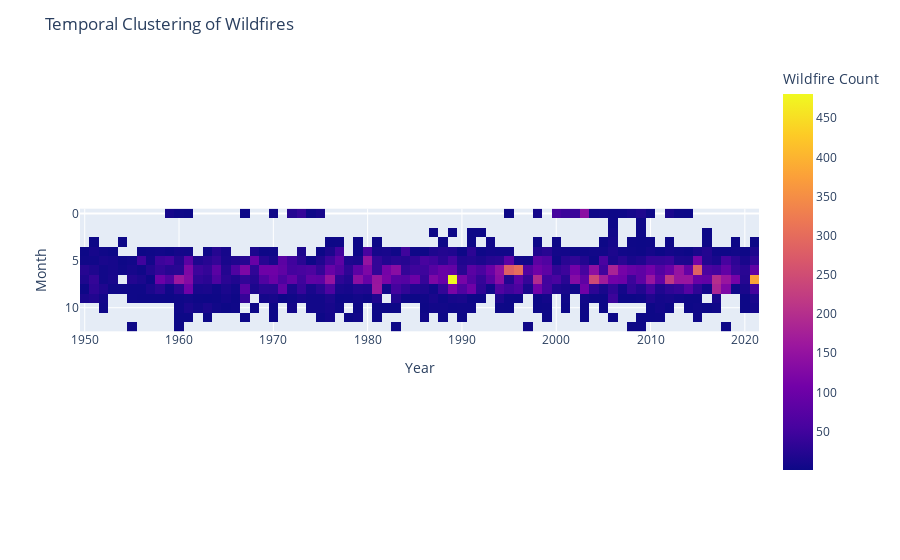

Notebook code for this chart:
### Markdown cell above
# How does the severity of wildfires vary over the months and years?

Visualization: the temporal clustering of wildfires by showing the count of wildfires per month and year..

### Code cell
# Query data
pipeline = [
    {"$match": {"YEAR": {"$gte": 1950, "$lte": 2021}}},
    {"$group": {"_id": {"YEAR": "$YEAR", "MONTH": "$MONTH"}, "count": {"$sum": 1}}},
    {"$sort": {"_id": 1}}
]
results = list(collection.aggregate(pipeline))

# Convert data to DataFrame
data = pd.DataFrame(results)

# Rename columns
data['_id.YEAR'] = data['_id'].apply(lambda x: x['YEAR'])
data['_id.MONTH'] = data['_id'].apply(lambda x: x['MONTH'])

# Pivot data for heatmap
pivot_data = data.pivot(index='_id.MONTH', columns='_id.YEAR', values='count')

# Create heatmap using Plotly
fig = px.imshow(pivot_data, labels=dict(x="Year", y="Month", color="Wildfire Count"))
fig.update_layout(title='Temporal Clustering of Wildfires', xaxis_nticks=12)
fig.show()

### Figure 1 — Plotly figure (JSON) as saved in the notebook; plotly's stock layout.template omitted (floating-point values rounded to 4 significant figures; data arrays with more than 128 entries replaced by an {"elided": "..."} marker saying what was removed)
{"data": [{"coloraxis": "coloraxis", "hovertemplate": "Year: %{x}<br>Month: %{y}<br>Wildfire Count: %{z}<extra></extra>", "name": "0", "type": "heatmap", "x": [1950, 1951, 1952, 1953, 1954, 1955, 1956, 1957, 1958, 1959, 1960, 1961, 1962, 1963, 1964, 1965, 1966, 1967, 1968, 1969, 1970, 1971, 1972, 1973, 1974, 1975, 1976, 1977, 1978, 1979, 1980, 1981, 1982, 1983, 1984, 1985, 1986, 1987, 1988, 1989, 1990, 1991, 1992, 1993, 1994, 1995, 1996, 1997, 1998, 1999, 2000, 2001, 2002, 2003, 2004, 2005, 2006, 2007, 2008, 2009, 2010, 2011, 2012, 2013, 2014, 2015, 2016, 2017, 2018, 2019, 2020, 2021], "xaxis": "x", "y": [0, 1, 2, 3, 4, 5, 6, 7, 8, 9, 10, 11, 12], "yaxis": "y", "z": {"elided": "13x72 int values"}}], "layout": {"coloraxis": {"colorbar": {"title": {"text": "Wildfire Count"}}, "colorscale": [[0, "#0d0887"], [0.1111, "#46039f"], [0.2222, "#7201a8"], [0.3333, "#9c179e"], [0.4444, "#bd3786"], [0.5556, "#d8576b"], [0.6667, "#ed7953"], [0.7778, "#fb9f3a"], [0.8889, "#fdca26"], [1, "#f0f921"]]}, "margin": {"t": 60}, "title": {"text": "Temporal Clustering of Wildfires"}, "xaxis": {"anchor": "y", "constrain": "domain", "domain": [0, 1], "nticks": 12, "scaleanchor": "y", "title": {"text": "Year"}}, "yaxis": {"anchor": "x", "autorange": "reversed", "constrain": "domain", "domain": [0, 1], "title": {"text": "Month"}}}}
